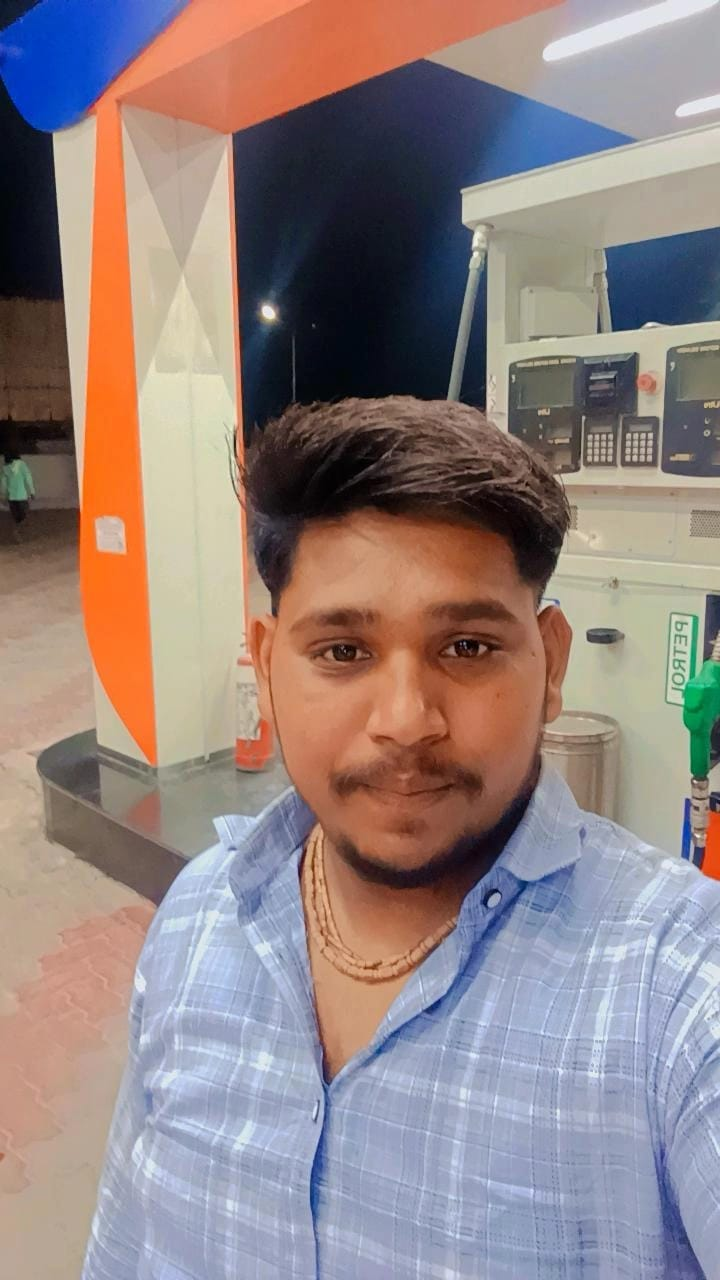
#> input picture CV Unit II Assignment/03_Contrast_Straching/input.jpeg, 720 x 1280 px
$ python program.py
#> lines starting #> are read from the running program, lines starting #| are printed output that depends on the picture
import numpy as np
import cv2

img = cv2.imread("input.jpeg", 0)
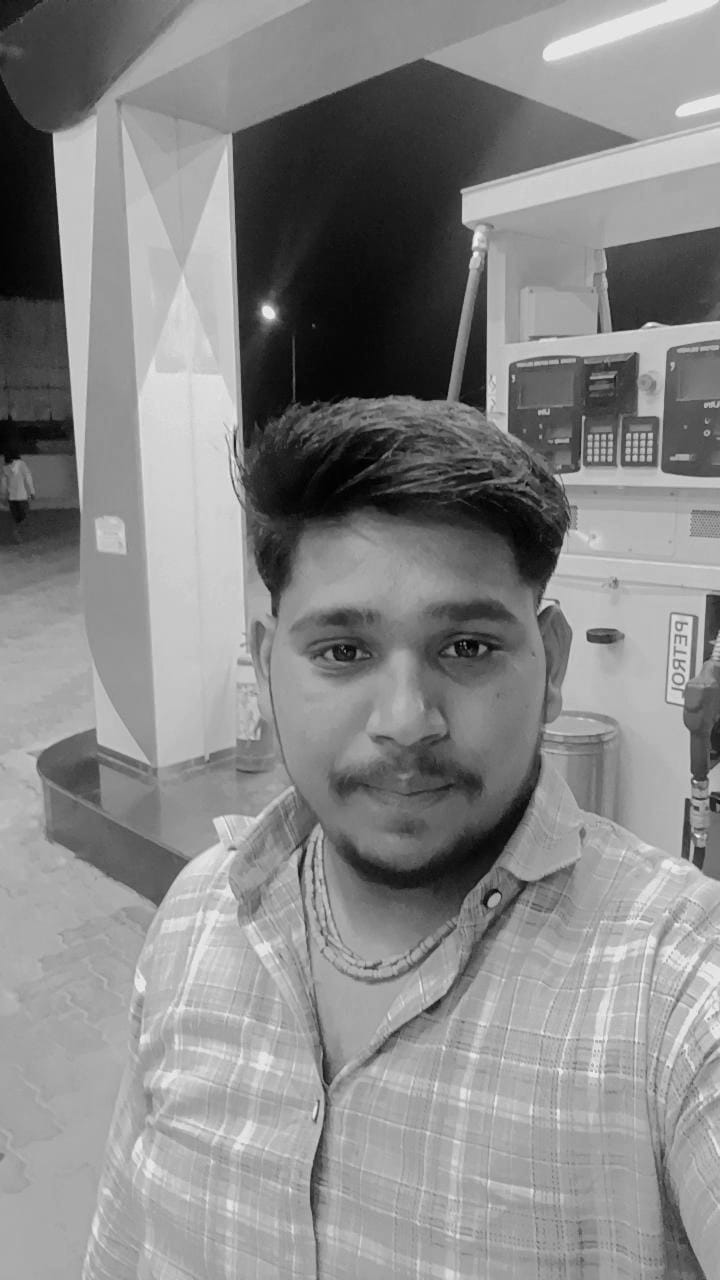
#> img: shape (1280, 720); min 0, max 247, mean 135.7
min = np.min(img)
#> min = 0
max = np.max(img)
#> max = 247
st = (img - min) * (255.0 / (max - min))
st = st.astype(np.uint8)
cv2.imwrite("output.png", st)
